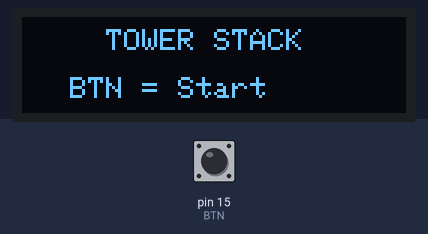
A sketch run on a simulated Arduino Uno, built with avr-gcc and run on an emulated ATmega328P. Parts: 128×32 one-colour display. Inputs (shaded band) come from the test bench; at power-on: pin 15 (BTN) HIGH. What the sketch prints to the serial monitor is not drawn.

Above: at 1.2 s.
1.3 s: pin 15 (BTN) pulled LOW for 0.15 s
2.0 s: pin 15 (BTN) pulled LOW for 0.15 s
At 2.57 s:
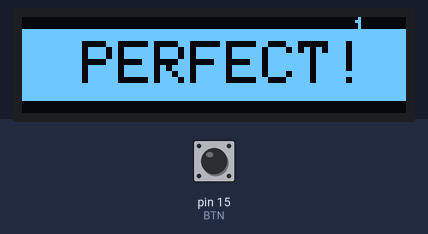
2.7 s: pin 15 (BTN) pulled LOW for 1 s
4.3 s: pin 15 (BTN) pulled LOW for 3.2 s
At 5.4 s:
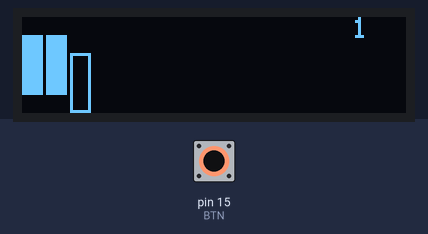

Measured:
- after the input at 2.0 s, the display: first differs from a run without the input after 0.51 s (image 1)

The sketch:

OLED_BTN.ino
```cpp
/*
 * OLED_BTN.ino — "疊房子" Tower Stack
 * 接線：OLED I2C, BTN pin 15 (INPUT_PULLUP)
 *
 * 方塊上下滑動（32px 短邊），從右側往左疊
 * 每層寬度 = 32px 短邊；疊偏則縮短為重疊部分
 * 誤差 ≤ 2px 視為完美不縮短
 * 方塊中心超過畫面上半後，畫面平滑向上跟隨
 *
 * 操作：單擊 = 放置 / 開始 / 重試；長按 = 減速
 *
 * 畫面示意：
 *   x=0                           x=128
 *   |  [BASE][■][■][■]  [□]       |  ← 塔從左往右疊
 *   |                   ↑↓        |
 *   |          滑塊在右邊上下滑     |
 */

#include <Wire.h>
#include <Adafruit_OLED_libraries/Adafruit_GFX.h>
#include <Adafruit_OLED_libraries/Adafruit_SSD1306.h>

#define SCREEN_WIDTH   128
#define SCREEN_HEIGHT   32
#define OLED_RESET      -1
#define SCREEN_ADDRESS 0x3C

Adafruit_SSD1306 display(SCREEN_WIDTH, SCREEN_HEIGHT, &Wire, OLED_RESET);

// ══════════════════════════════════════════════════════════
// 按鈕驅動
// ══════════════════════════════════════════════════════════
#define BTN             15
#define LONG_PRESS_MS   400
#define DOUBLE_CLICK_MS 300

enum BtnEvt { BTN_NONE, BTN_SINGLE, BTN_LONG_START, BTN_LONG_END, BTN_DOUBLE };
static bool     _prev      = HIGH;
static bool     _in_long   = false;
static bool     _wait2     = false;
static uint32_t _press_t   = 0;
static uint32_t _release_t = 0;

BtnEvt pollButton() {
    bool     cur = digitalRead(BTN);
    uint32_t now = millis();
    BtnEvt   evt = BTN_NONE;
    if (cur == LOW && _prev == HIGH) {
        if (_wait2 && (now - _release_t < DOUBLE_CLICK_MS)) {
            _wait2 = false; _prev = cur; return BTN_DOUBLE;
        }
        _press_t = now;
    } else if (cur == HIGH && _prev == LOW) {
        if (_in_long) { _in_long = false; evt = BTN_LONG_END; }
        else if (now - _press_t < LONG_PRESS_MS) { _release_t = now; _wait2 = true; }
    } else if (cur == LOW) {
        if (!_in_long && (now - _press_t >= LONG_PRESS_MS)) { _in_long = true; evt = BTN_LONG_START; }
    } else {
        if (_wait2 && (now - _release_t >= DOUBLE_CLICK_MS)) {
            _wait2 = false; evt = BTN_SINGLE;
        }
    }
    _prev = cur;
    return evt;
}

// ══════════════════════════════════════════════════════════
// 遊戲常數
// ══════════════════════════════════════════════════════════
#define COL_W       8     // 每塊厚度（水平方向 px）
#define INIT_H     20     // 初始方塊高度（垂直方向 px，短邊 32px 的起點）
#define INIT_SPD    0.8f  // 初始上下滑動速度
#define SPD_INC     0.12f // 每層加速
#define SLOW_R      0.35f // 長按減速比
#define TOLERANCE   2     // 容錯像素（兩邊誤差 ≤ 此值 → 完美不縮短）
#define WIN_LEVEL  12     // 疊到此層獲勝

// ══════════════════════════════════════════════════════════
// 遊戲資料
// ══════════════════════════════════════════════════════════
enum GameState { TITLE, PLAYING, WIN, DEAD };
GameState state = TITLE;

struct Block { int y, h; };          // y=頂部，h=高度（垂直方向）
Block  tower[WIN_LEVEL + 2];         // [0]=底座（右側）, [1..]=往左疊
int    towerCount;
int    curH;                         // 目前方塊高度
float  sliderY;                      // 方塊頂部 Y（上下滑動）
float  sliderVel;
bool   slowed;
float  viewOffY;                     // 畫面垂直偏移（跟隨方塊中心）

#define MAX_PARTS 14
struct Particle { float x, y, vx, vy; int life; };
static Particle parts[MAX_PARTS];
static int perfectFlash = 0;

// 第 i 塊的 X 座標（底座在最左，往右疊）
int colX(int i) { return i * COL_W; }

// 目前移動塊的 X（在塔的右邊）
int sliderColX() { return towerCount * COL_W; }

// 邏輯 Y → 螢幕 Y
int toScreen(float logY) { return (int)(logY - viewOffY); }

void initGame() {
    tower[0]   = {(SCREEN_HEIGHT - INIT_H) / 2, INIT_H}; // 底座：與初始方塊同高，垂直置中
    towerCount = 1;
    curH       = INIT_H;
    sliderY    = (SCREEN_HEIGHT - INIT_H) / 2.0f; // 垂直置中出發
    sliderVel  = INIT_SPD;
    slowed     = false;
    viewOffY   = 0;
    for (int i = 0; i < MAX_PARTS; i++) parts[i].life = 0;
    perfectFlash = 0;
}

// ══════════════════════════════════════════════════════════
// 遊戲更新
// ══════════════════════════════════════════════════════════
void updatePlaying(BtnEvt evt) {
    if (evt == BTN_LONG_START) slowed = true;
    if (evt == BTN_LONG_END)   slowed = false;

    // 粒子更新
    for (int i = 0; i < MAX_PARTS; i++) {
        if (parts[i].life > 0) { parts[i].x += parts[i].vx; parts[i].y += parts[i].vy; parts[i].life--; }
    }
    if (perfectFlash > 0) perfectFlash--;

    // 上下滑動
    float step = slowed ? sliderVel * SLOW_R : sliderVel;
    sliderY += step;
    if (sliderY <= 0)                        { sliderY = 0;                        sliderVel =  fabsf(sliderVel); }
    if (sliderY >= SCREEN_HEIGHT - curH)     { sliderY = SCREEN_HEIGHT - curH;     sliderVel = -fabsf(sliderVel); }

    // 單擊放置
    if (evt == BTN_SINGLE) {
        Block &top = tower[towerCount - 1];
        int sy = (int)sliderY;
        int ah = curH;

        // 容錯：兩邊誤差 ≤ TOLERANCE → 完美對齊，不縮短
        bool isPerfect = (abs(sy - top.y) <= TOLERANCE &&
                          abs((sy + ah) - (top.y + top.h)) <= TOLERANCE);
        if (isPerfect) { sy = top.y; ah = top.h; }

        int overlapT = max(sy,      top.y);
        int overlapB = min(sy + ah, top.y + top.h);
        int overlapH = overlapB - overlapT;

        if (overlapH <= 0) {
            state = DEAD;
            Serial.print("[MISS] Lv="); Serial.println(towerCount - 1);
            return;
        }

        tower[towerCount] = {overlapT, overlapH};
        towerCount++;
        curH = overlapH;
        Serial.print("[OK]  Lv="); Serial.print(towerCount - 1);
        Serial.print("  h="); Serial.println(overlapH);

        // 放置特效：粒子爆發 + 完美閃爍
        float pcx = colX(towerCount - 1) + COL_W / 2.0f;
        float pcy = tower[towerCount - 1].y + tower[towerCount - 1].h / 2.0f;
        for (int i = 0; i < MAX_PARTS; i++) {
            float a = i * (6.2832f / MAX_PARTS);
            float spd = 3.0f + (float)(i % 3) * 1.5f;  // 3 / 4.5 / 6 px/frame
            parts[i] = { pcx, pcy, cosf(a) * spd, sinf(a) * spd * 0.75f, 10 };
        }
        if (isPerfect) { perfectFlash = 12; Serial.println("[PERFECT]"); }

        if (towerCount - 1 >= WIN_LEVEL) {
            state = WIN;
            Serial.println("[WIN]");
            return;
        }

        float dir = (sliderVel > 0) ? 1.0f : -1.0f;
        sliderVel = dir * (INIT_SPD + (towerCount - 1) * SPD_INC);
        slowed = false;
    }

    // 畫面跟隨：方塊中心超過畫面上半後平滑向上移動
    float sliderCenter = sliderY + curH / 2.0f;
    float target = (sliderCenter < SCREEN_HEIGHT / 2.0f)
                   ? sliderCenter - SCREEN_HEIGHT / 2.0f
                   : 0.0f;
    viewOffY += (target - viewOffY) * 0.08f;
}

// ══════════════════════════════════════════════════════════
// 畫面
// ══════════════════════════════════════════════════════════
void drawPlaying() {
    display.clearDisplay();

    // 已疊好的塊（底座在最右，往左排）
    for (int i = 0; i < towerCount; i++) {
        int x  = colX(i);
        int sy = toScreen(tower[i].y);
        int ey = toScreen(tower[i].y + tower[i].h);
        if (ey < 0 || sy >= SCREEN_HEIGHT) continue;
        display.fillRect(x, sy, COL_W - 1, ey - sy, SSD1306_WHITE);
    }

    // 移動中方塊（空心）
    int sx  = sliderColX();
    int ssy = toScreen(sliderY);
    int sey = toScreen(sliderY + curH);
    if (sx >= 0 && ssy < SCREEN_HEIGHT && sey > 0)
        display.drawRect(sx, ssy, COL_W - 1, sey - ssy, SSD1306_WHITE);

    // 粒子（2×2 方塊）
    for (int i = 0; i < MAX_PARTS; i++) {
        if (parts[i].life > 0) {
            int ppx = (int)parts[i].x;
            int ppy = toScreen(parts[i].y);
            if (ppx >= 0 && ppx < SCREEN_WIDTH - 1 && ppy >= 0 && ppy < SCREEN_HEIGHT - 1)
                display.fillRect(ppx, ppy, 2, 2, SSD1306_WHITE);
        }
    }

    // 分數（右上角）
    display.setTextSize(1);
    display.setTextColor(SSD1306_WHITE);
    display.setCursor(110, 0);
    display.print(towerCount - 1);

    // 完美特效：前 3 幀全螢幕白底 PERFECT!，之後大號 !
    if (perfectFlash > 9) {
        display.fillRect(0, 4, SCREEN_WIDTH, 24, SSD1306_WHITE);
        display.setTextSize(2);
        display.setTextColor(SSD1306_BLACK);
        display.setCursor(20, 8);
        display.print("PERFECT!");
        display.setTextColor(SSD1306_WHITE);
    } else if (perfectFlash > 0) {
        display.setTextSize(2);
        display.setTextColor(SSD1306_WHITE);
        display.setCursor(56, 8);
        display.print('!');
        display.setTextSize(1);
    }

    display.display();
}

void drawTitle() {
    display.clearDisplay();
    display.setTextSize(1);
    display.setTextColor(SSD1306_WHITE);
    display.setCursor(28, 4);  display.print("TOWER STACK");
    display.setCursor(16, 20); display.print("BTN = Start");
    display.display();
}

void drawDead() {
    display.clearDisplay();
    display.setTextSize(2);
    display.setTextColor(SSD1306_WHITE);
    display.setCursor(4, 0);   display.print("MISS!");
    display.setTextSize(1);
    display.setCursor(80, 6);  display.print("Lv:"); display.print(towerCount - 1);
    display.setCursor(4, 22);  display.print("BTN = Try Again");
    display.display();
}

void drawWin() {
    display.clearDisplay();
    display.setTextSize(2);
    display.setTextColor(SSD1306_WHITE);
    display.setCursor(16, 0);  display.print("WIN!");
    display.setTextSize(1);
    display.setCursor(76, 6);  display.print("Lv:"); display.print(towerCount - 1);
    display.setCursor(4, 22);  display.print("BTN = Play Again");
    display.display();
}

// ══════════════════════════════════════════════════════════
void setup() {
    Serial.begin(115200);
    pinMode(BTN, INPUT_PULLUP);
    randomSeed(analogRead(0));
    if (!display.begin(SSD1306_SWITCHCAPVCC, SCREEN_ADDRESS)) {
        Serial.println("OLED FAIL"); for (;;);
    }
    Serial.println("=== OLED_BTN: Tower Stack ===");
    Serial.println("BTN=place  LONG=slow");
    drawTitle();
}

void loop() {
    BtnEvt evt = pollButton();
    switch (state) {
        case TITLE:
            drawTitle();
            if (evt == BTN_SINGLE) { initGame(); state = PLAYING; }
            break;
        case PLAYING:
            updatePlaying(evt);
            drawPlaying();
            break;
        case DEAD:
            drawDead();
            if (evt == BTN_SINGLE) { initGame(); state = PLAYING; }
            break;
        case WIN:
            drawWin();
            if (evt == BTN_SINGLE) { initGame(); state = PLAYING; }
            break;
    }
    delay(30);
}
```
